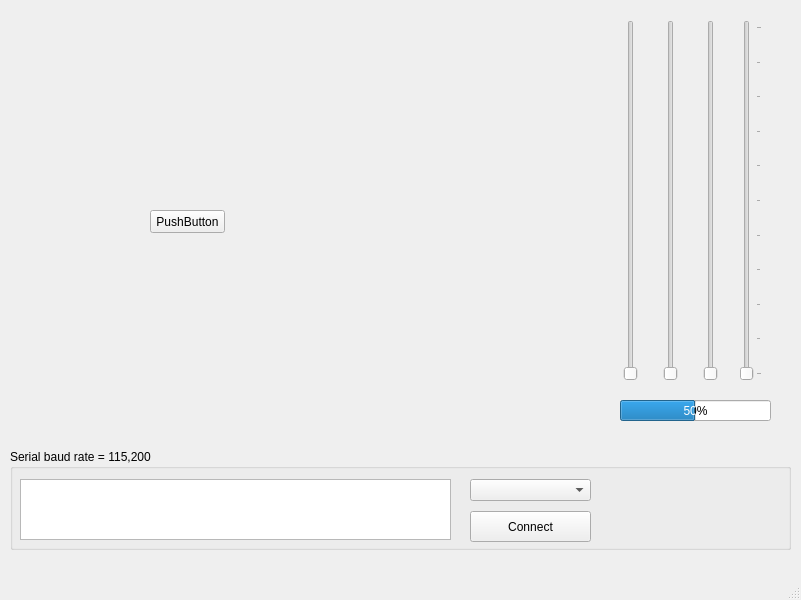
<?xml version="1.0" encoding="UTF-8"?>
<ui version="4.0">
 <class>MainWindow</class>
 <widget class="QMainWindow" name="MainWindow">
  <property name="geometry">
   <rect>
    <x>0</x>
    <y>0</y>
    <width>801</width>
    <height>600</height>
   </rect>
  </property>
  <property name="font">
   <font>
    <family>Arial</family>
   </font>
  </property>
  <property name="windowTitle">
   <string>NEO_GUI_pannel V0.2</string>
  </property>
  <property name="windowIcon">
   <iconset>
    <normaloff>../../Pictures/Neo_icon.jpg</normaloff>../../Pictures/Neo_icon.jpg</iconset>
  </property>
  <property name="windowOpacity">
   <double>1.000000000000000</double>
  </property>
  <property name="toolTip">
   <string/>
  </property>
  <widget class="QWidget" name="centralwidget">
   <widget class="QGroupBox" name="groupBox">
    <property name="geometry">
     <rect>
      <x>10</x>
      <y>449</y>
      <width>781</width>
      <height>101</height>
     </rect>
    </property>
    <property name="title">
     <string>Serial baud rate = 115,200</string>
    </property>
    <widget class="QTextEdit" name="Serialtext">
     <property name="geometry">
      <rect>
       <x>10</x>
       <y>30</y>
       <width>431</width>
       <height>61</height>
      </rect>
     </property>
    </widget>
    <widget class="QComboBox" name="comboBox">
     <property name="geometry">
      <rect>
       <x>460</x>
       <y>30</y>
       <width>121</width>
       <height>22</height>
      </rect>
     </property>
    </widget>
    <widget class="QPushButton" name="pushButton">
     <property name="geometry">
      <rect>
       <x>460</x>
       <y>62</y>
       <width>121</width>
       <height>31</height>
      </rect>
     </property>
     <property name="text">
      <string>Connect</string>
     </property>
    </widget>
   </widget>
   <widget class="matplotlibwidget" name="widget" native="true">
    <property name="geometry">
     <rect>
      <x>20</x>
      <y>20</y>
      <width>571</width>
      <height>401</height>
     </rect>
    </property>
    <widget class="QPushButton" name="pushButton_2">
     <property name="geometry">
      <rect>
       <x>130</x>
       <y>190</y>
       <width>75</width>
       <height>23</height>
      </rect>
     </property>
     <property name="styleSheet">
      <string notr="true"/>
     </property>
     <property name="text">
      <string>PushButton</string>
     </property>
    </widget>
   </widget>
   <widget class="QSlider" name="verticalSlider_0">
    <property name="geometry">
     <rect>
      <x>620</x>
      <y>20</y>
      <width>22</width>
      <height>361</height>
     </rect>
    </property>
    <property name="maximum">
     <number>100</number>
    </property>
    <property name="value">
     <number>0</number>
    </property>
    <property name="orientation">
     <enum>Qt::Vertical</enum>
    </property>
   </widget>
   <widget class="QSlider" name="verticalSlider_1">
    <property name="geometry">
     <rect>
      <x>660</x>
      <y>20</y>
      <width>22</width>
      <height>361</height>
     </rect>
    </property>
    <property name="maximum">
     <number>100</number>
    </property>
    <property name="orientation">
     <enum>Qt::Vertical</enum>
    </property>
   </widget>
   <widget class="QSlider" name="verticalSlider_2">
    <property name="geometry">
     <rect>
      <x>700</x>
      <y>20</y>
      <width>22</width>
      <height>361</height>
     </rect>
    </property>
    <property name="maximum">
     <number>100</number>
    </property>
    <property name="orientation">
     <enum>Qt::Vertical</enum>
    </property>
   </widget>
   <widget class="QSlider" name="verticalSlider_3">
    <property name="geometry">
     <rect>
      <x>740</x>
      <y>20</y>
      <width>22</width>
      <height>361</height>
     </rect>
    </property>
    <property name="maximum">
     <number>100</number>
    </property>
    <property name="orientation">
     <enum>Qt::Vertical</enum>
    </property>
    <property name="invertedAppearance">
     <bool>false</bool>
    </property>
    <property name="tickPosition">
     <enum>QSlider::TicksBelow</enum>
    </property>
    <property name="tickInterval">
     <number>10</number>
    </property>
   </widget>
   <widget class="QProgressBar" name="progressBar">
    <property name="geometry">
     <rect>
      <x>620</x>
      <y>400</y>
      <width>151</width>
      <height>21</height>
     </rect>
    </property>
    <property name="statusTip">
     <string/>
    </property>
    <property name="value">
     <number>50</number>
    </property>
    <property name="alignment">
     <set>Qt::AlignCenter</set>
    </property>
    <property name="textVisible">
     <bool>true</bool>
    </property>
    <property name="orientation">
     <enum>Qt::Horizontal</enum>
    </property>
    <property name="invertedAppearance">
     <bool>false</bool>
    </property>
    <property name="textDirection">
     <enum>QProgressBar::TopToBottom</enum>
    </property>
    <property name="format">
     <string>%p%</string>
    </property>
   </widget>
  </widget>
  <widget class="QMenuBar" name="menubar">
   <property name="enabled">
    <bool>true</bool>
   </property>
   <property name="geometry">
    <rect>
     <x>0</x>
     <y>0</y>
     <width>801</width>
     <height>21</height>
    </rect>
   </property>
  </widget>
  <widget class="QStatusBar" name="statusbar">
   <property name="statusTip">
    <string/>
   </property>
   <property name="whatsThis">
    <string/>
   </property>
  </widget>
 </widget>
 <customwidgets>
  <customwidget>
   <class>matplotlibwidget</class>
   <extends>QWidget</extends>
   <header>testbed</header>
   <container>1</container>
  </customwidget>
 </customwidgets>
 <resources/>
 <connections/>
</ui>
